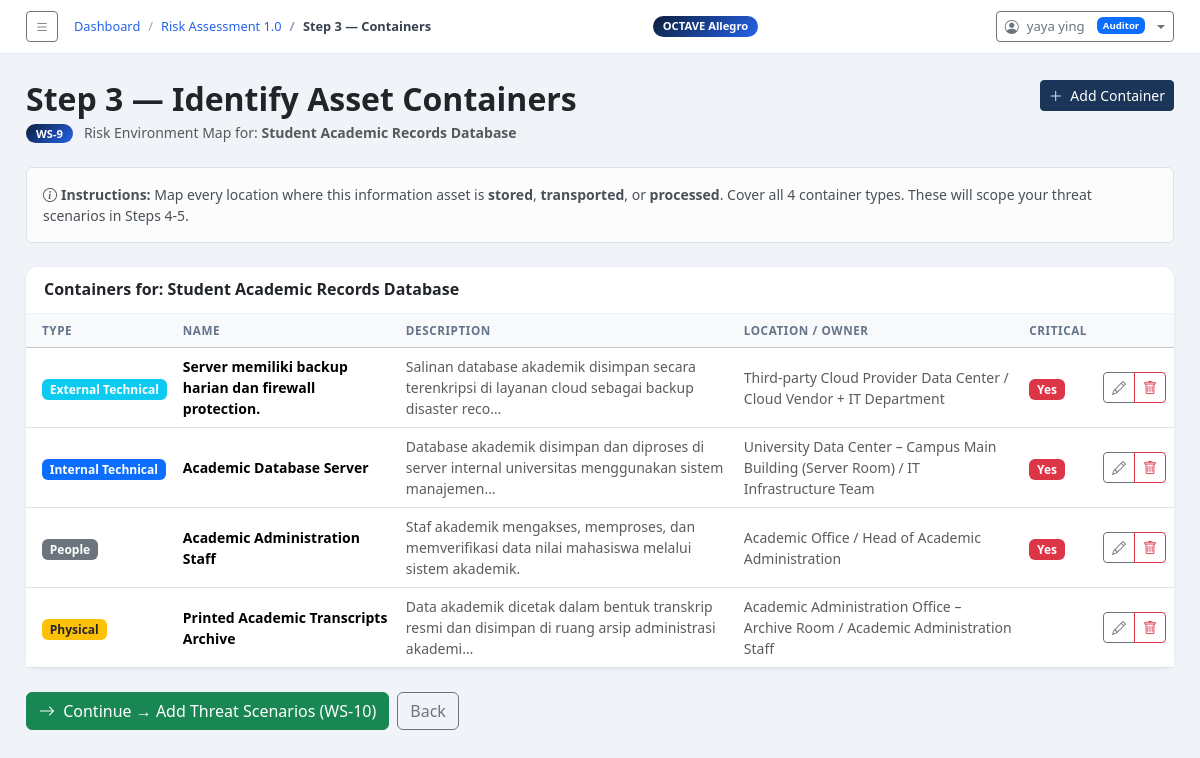
Page /assets/1/containers/ (signed in) on the committed database.
### octave_app/models.py (models this page shows, shortened)
class InformationAsset(models.Model):
    ASSET_OWNER_TYPE = [
        ('internal', 'Internal'),
        ('external', 'External'),
    ]
    assessment        = models.ForeignKey(Assessment, on_delete=models.CASCADE, related_name='assets')
    name              = models.CharField(max_length=255, help_text='Name of the information asset.')
    description       = models.TextField(help_text='Brief description of what this asset is.')
    rationale         = models.TextField(
                            help_text='Why is this asset important? What would happen if it were lost or compromised?')
    owner             = models.CharField(max_length=255, help_text='Person or group responsible for this asset.')
    owner_type        = models.CharField(max_length=10, choices=ASSET_OWNER_TYPE, default='internal')
    req_confidentiality = models.TextField(
                              help_text='Who should have access? What would disclosure cause?')
    req_integrity       = models.TextField(
                              help_text='What accuracy/completeness requirements exist? Impact of modification?')
    req_availability    = models.TextField(
                              help_text='How available must this asset be? Impact of downtime?')
    most_important_req  = models.CharField(max_length=20, choices=CIA_CHOICES,
                              help_text='Which single CIA property is MOST critical for this asset?')
    created_at = models.DateTimeField(default=timezone.now)
    notes      = models.TextField(blank=True)
    class Meta:
        ordering = ['name']

class Assessment(models.Model):
    STATUS_CHOICES = [
        ('draft',       'Draft'),
        ('in_progress', 'In Progress'),
        ('completed',   'Completed'),
    ]
    owner            = models.ForeignKey(User, on_delete=models.SET_NULL, null=True, blank=True,
                           related_name='assessments',
                           help_text='Auditor responsible for this assessment.')
    assigned_auditee = models.ForeignKey(User, on_delete=models.SET_NULL, null=True, blank=True,
                           related_name='assigned_assessments',
                           help_text='Auditee organization being assessed.')
    title          = models.CharField(max_length=255)
    organization   = models.CharField(max_length=255)
    scope          = models.TextField(help_text='Describe the scope and boundaries of this assessment.')
    assessor_name  = models.CharField(max_length=255)
    assessor_email = models.EmailField(blank=True)
    start_date     = models.DateField(default=timezone.now)
    end_date       = models.DateField(null=True, blank=True)
    status         = models.CharField(max_length=20, choices=STATUS_CHOICES, default='draft')
    notes          = models.TextField(blank=True)
    created_at     = models.DateTimeField(default=timezone.now)
    updated_at     = models.DateTimeField(auto_now=True)
    class Meta:
        ordering = ['-created_at']

class AssetContainer(models.Model):
    asset          = models.ForeignKey(InformationAsset, on_delete=models.CASCADE, related_name='containers')
    container_type = models.CharField(max_length=30, choices=CONTAINER_TYPE_CHOICES)
    name           = models.CharField(max_length=255, help_text='Name of this container (e.g. "Email Server", "HR Department")')
    description    = models.TextField(help_text='Describe this container and how the asset is stored/transported/processed here.')
    location       = models.CharField(max_length=255, blank=True,
                         help_text='Physical or network location of this container.')
    owner          = models.CharField(max_length=255, blank=True,
                         help_text='Who owns or manages this container?')
    is_critical    = models.BooleanField(default=False,
                         help_text='Is this a critical container for this asset?')
    notes          = models.TextField(blank=True)
    created_at     = models.DateTimeField(default=timezone.now)
    class Meta:
        ordering = ['container_type', 'name']

### octave_app/views.py (the view)
# urls.py: path('assets/<int:asset_pk>/containers/',         views.step3_containers,      name='step3_containers'),
@login_required
def step3_containers(request, asset_pk):
    asset      = get_object_or_404(InformationAsset, pk=asset_pk)
    containers = asset.containers.all()
    container_guide = [
        ('internal_technical', 'Internal Technical', 'Servers, databases, applications inside the org', '#eff6ff'),
        ('external_technical', 'External Technical', 'Cloud, third-party, vendor systems', '#f0fdfa'),
        ('physical',           'Physical',           'Paper files, offices, storage, portable devices', '#fffbeb'),
        ('people',             'People',             'Staff who store/carry this information as knowledge', '#fdf4ff'),
    ]
    return render(request, 'octave_app/step3_containers.html', {
        'asset': asset, 'containers': containers, 'container_guide': container_guide,
    })

### octave_app/context_processors.py (called while the page is built)
def sidebar_ctx(request):
    return {'octave_steps': OCTAVE_STEPS}

### octave_app/templates/octave_app/step3_containers.html (shortened to what this page needs)
{% extends 'octave_app/base.html' %}
{% block breadcrumb %}
<li class="breadcrumb-item"><a href="{% url 'dashboard' %}">Dashboard</a></li>
<li class="breadcrumb-item"><a href="{% url 'assessment_detail' asset.assessment.pk %}">{{ asset.assessment.title }}</a></li>
<li class="breadcrumb-item active">Step 3 — Containers</li>
{% endblock %}
{% block content %}
<div class="d-flex justify-content-between align-items-start mb-4">
  <div>
    <h2 class="fw-bold mb-1">Step 3 — Identify Asset Containers</h2>
    <p class="text-muted mb-0 small"><span class="ws-badge">WS-9</span> &nbsp; Risk Environment Map for: <strong>{{ asset.name }}</strong></p>
  </div>
  <a href="{% url 'step3_container_add' asset.pk %}" class="btn btn-primary btn-sm"><i class="bi bi-plus-lg me-1"></i> Add Container</a>
</div>
<div class="alert alert-light border small mb-4">
  <strong><i class="bi bi-info-circle me-1"></i>Instructions:</strong>
  Map every location where this information asset is <strong>stored</strong>, <strong>transported</strong>, or <strong>processed</strong>.
  Cover all 4 container types. These will scope your threat scenarios in Steps 4-5.
</div>
{% if containers %}
<div class="card mb-4">
  <div class="card-header"><h6 class="fw-bold mb-0">Containers for: {{ asset.name }}</h6></div>
  <div class="card-body p-0">
    <div class="table-responsive">
      <table class="table table-hover align-middle mb-0">
        <thead class="table-light">
          <tr><th class="ps-3">Type</th><th>Name</th><th>Description</th><th>Location / Owner</th><th>Critical</th><th></th></tr>
        </thead>
        <tbody>
        {% for c in containers %}
        <tr>
          <td class="ps-3"><span class="badge {% if c.container_type == 'internal_technical' %}bg-primary{% elif c.container_type == 'external_technical' %}bg-info{% elif c.container_type == 'physical' %}bg-warning text-dark{% else %}bg-secondary{% endif %} small">{{ c.get_container_type_display }}</span></td>
          <td class="fw-semibold small">{{ c.name }}</td>
          <td class="small text-muted">{{ c.description|truncatechars:100 }}</td>
          <td class="small text-muted">{{ c.location|default:"" }}{% if c.owner %} / {{ c.owner }}{% endif %}</td>
          <td>{% if c.is_critical %}<span class="badge bg-danger">Yes</span>{% endif %}</td>
          <td>
            <div class="btn-group btn-group-sm">
              <a href="{% url 'step3_container_edit' c.pk %}" class="btn btn-outline-secondary"><i class="bi bi-pencil"></i></a>
              <a href="{% url 'step3_container_delete' c.pk %}" class="btn btn-outline-danger"><i class="bi bi-trash"></i></a>
            </div>
          </td>
        </tr>
        {% endfor %}
        </tbody>
      </table>
    </div>
  </div>
</div>
{% else %}
<div class="card mb-4"><div class="card-body text-center py-5 text-muted">
  <i class="bi bi-diagram-3 d-block fs-1 mb-3"></i>
  <p>No containers mapped yet.</p>
  <a href="{% url 'step3_container_add' asset.pk %}" class="btn btn-primary">Add First Container</a>
</div></div>
{% endif %}
<div class="d-flex gap-2">
  <a href="{% url 'step4_threat_add' asset.pk %}" class="btn btn-success"><i class="bi bi-arrow-right me-1"></i> Continue → Add Threat Scenarios (WS-10)</a>
  <a href="{% url 'assessment_detail' asset.assessment.pk %}" class="btn btn-outline-secondary">Back</a>
</div>
{% endblock %}

### octave_app/templates/octave_app/base.html (shortened to what this page needs)
<!DOCTYPE html>
<html lang="en">
<head>
  <link href="https://cdn.jsdelivr.net/npm/bootstrap@5.3.2/dist/css/bootstrap.min.css" rel="stylesheet">
  <link href="https://cdn.jsdelivr.net/npm/bootstrap-icons@1.11.3/font/bootstrap-icons.css" rel="stylesheet">
</head>
<body>
<div class="main full">
  <div class="topbar">
    <div class="d-flex align-items-center gap-3">
      <button class="btn btn-sm btn-outline-secondary" id="toggleSidebar">
        <i class="bi bi-list"></i>
      </button>
      <nav aria-label="breadcrumb">
        <ol class="breadcrumb">
          {% block breadcrumb %}<li class="breadcrumb-item active">Dashboard</li>{% endblock %}
        </ol>
      </nav>
    </div>
    <span class="ws-badge">OCTAVE Allegro</span>
    {% if user.is_authenticated %}
    <div class="dropdown ms-3">
      <button class="btn btn-sm btn-outline-secondary dropdown-toggle d-flex align-items-center gap-2" type="button" data-bs-toggle="dropdown">
        <i class="bi bi-person-circle"></i>
        <span style="font-size:.82rem">{{ user.get_full_name|default:user.username }}</span>
        {% with role=user.profile.role %}
        {% if role == 'admin' %}<span class="badge bg-danger ms-1" style="font-size:.6rem">Admin</span>
        {% elif role == 'auditor' %}<span class="badge bg-primary ms-1" style="font-size:.6rem">Auditor</span>
        {% else %}<span class="badge bg-secondary ms-1" style="font-size:.6rem">Auditee</span>{% endif %}
        {% endwith %}
      </button>
    </div>
    {% endif %}
  </div>
  <div class="content">
    {% block content %}{% endblock %}
  </div>
</div>
</body>
</html>

### octave_app/templates/octave_app/base.html (style rules this page uses)
:root { --navy:#0d1f3c;--navy2:#1a3558;--accent:#2563eb;--sidebar:270px }
body { background:#f0f4f8;font-family:'Segoe UI',system-ui,sans-serif }
.main { margin-left:var(--sidebar); min-height:100vh; display:flex; flex-direction:column; transition:margin-left .3s ease; }
.main.full { margin-left:0 !important; }
.topbar { background:#fff;border-bottom:1px solid #e2e8f0;padding:11px 26px;position:sticky;top:0;z-index:100;display:flex;align-items:center;justify-content:space-between }
.topbar .breadcrumb { margin:0;font-size:.8rem }
.topbar .breadcrumb-item a { color:var(--accent);text-decoration:none }
.topbar .breadcrumb-item.active { color:#374151;font-weight:600 }
.topbar .breadcrumb-item+.breadcrumb-item::before { color:#94a3b8 }
.content { padding:26px;flex:1 }
.card { border:none;border-radius:12px;box-shadow:0 1px 4px rgba(0,0,0,.07) }
.card-header { background:#fff;border-bottom:1px solid #f0f4f8;border-radius:12px 12px 0 0!important;padding:13px 18px }
.ws-badge { background:linear-gradient(135deg,var(--navy),var(--accent));color:#fff;border-radius:16px;padding:2px 10px;font-size:.7rem;font-weight:700 }
.table th { font-size:.73rem;text-transform:uppercase;letter-spacing:.05em;color:#64748b;font-weight:700 }
.btn-primary { background:var(--navy2);border-color:var(--navy2) }

### rows in the picture
InformationAsset: assessment "Risk Assessment 1.0", name "Student Academic Records Database"
AssetContainer: container_type "External Technical", name "Server memiliki backup harian dan firewall protection.", description "Salinan database akademik disimpan secara terenkripsi di layanan cloud sebagai backup disaster reco…", location "Third-party Cloud Provider Data Center", owner "Cloud Vendor + IT Department", is_critical "Yes"
AssetContainer: container_type "Internal Technical", name "Academic Database Server", description "Database akademik disimpan dan diproses di server internal universitas menggunakan sistem manajemen…", location "University Data Center – Campus Main Building (Server Room)", owner "IT Infrastructure Team", is_critical "Yes"
AssetContainer: container_type "People", name "Academic Administration Staff", description "Staf akademik mengakses, memproses, dan memverifikasi data nilai mahasiswa melalui sistem akademik.", location "Academic Office", owner "Head of Academic Administration", is_critical "Yes"
AssetContainer: container_type "Physical", name "Printed Academic Transcripts Archive", description "Data akademik dicetak dalam bentuk transkrip resmi dan disimpan di ruang arsip administrasi akademi…", location "Academic Administration Office – Archive Room", owner "Academic Administration Staff"

### other values in the picture
{{ user.get_full_name|default:user.username }} "yaya ying"
